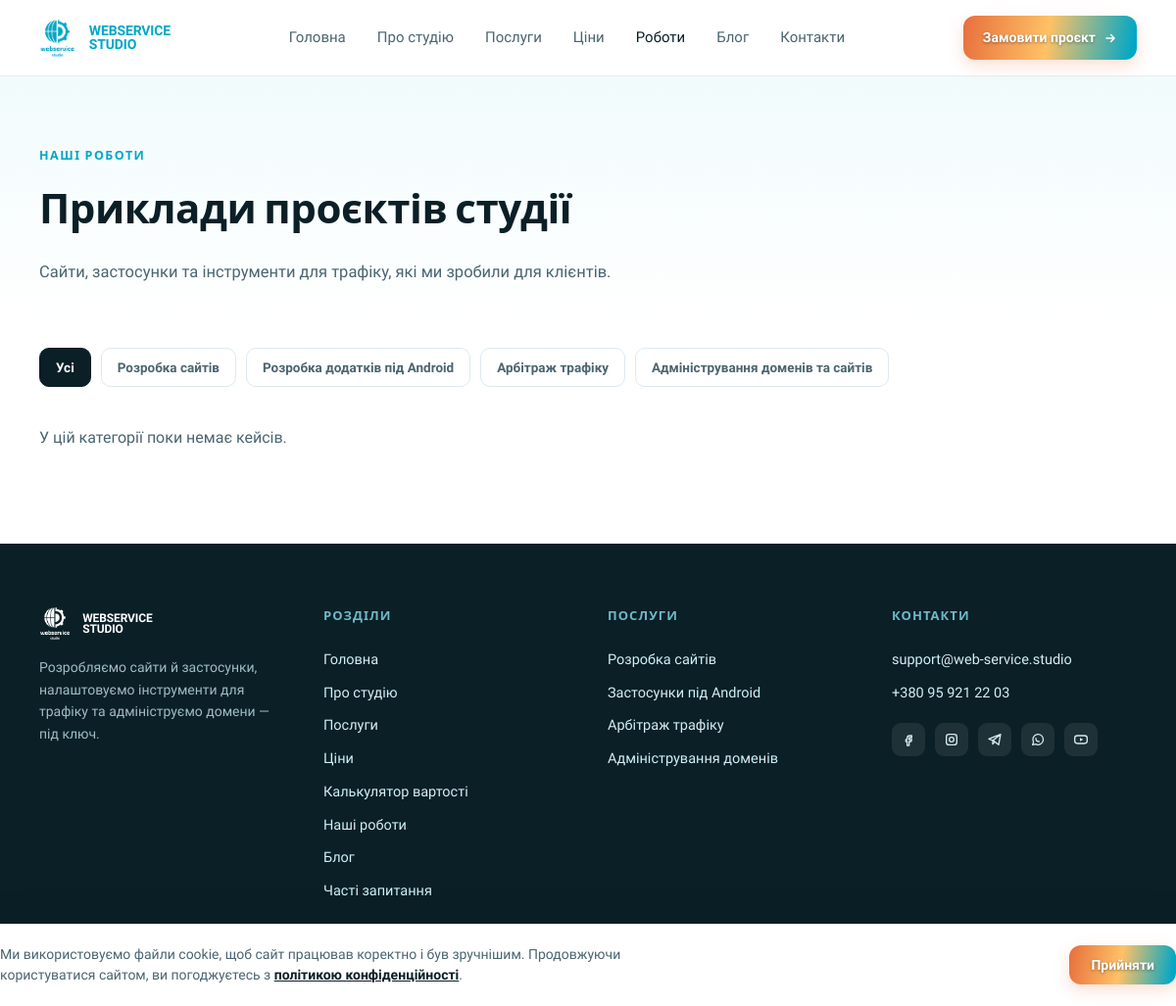
The app's page /portfolio with its own data.
### tables this page shows
CREATE TABLE service_categories (
    id          INT UNSIGNED AUTO_INCREMENT PRIMARY KEY,
    name        VARCHAR(150) NOT NULL,
    slug        VARCHAR(160) NOT NULL,
    sort_order  SMALLINT UNSIGNED NOT NULL DEFAULT 0,
    status      ENUM('published','hidden') NOT NULL DEFAULT 'published',
    created_at  TIMESTAMP NOT NULL DEFAULT CURRENT_TIMESTAMP,
    updated_at  TIMESTAMP NOT NULL DEFAULT CURRENT_TIMESTAMP ON UPDATE CURRENT_TIMESTAMP,
    UNIQUE KEY uq_service_categories_slug (slug)
);

### index.php (called while the page is built, shortened)
<?php
require __DIR__ . '/includes/Router.php';
$router = new Router();
$router->get('/assets/uploads/{path}', function (array $params) {
    Upload::serve($params['path'] ?? '');
});
$router->get('/', function () {
    require __DIR__ . '/templates/home.php';
});
$router->get('/poslugy', function () {
    require __DIR__ . '/templates/services.php';
});
$router->get('/tsiny', function () {
    require __DIR__ . '/templates/pricing.php';
});
$router->get('/kalkulyator', function () {
    require __DIR__ . '/templates/calculator.php';
});
$router->get('/portfolio', function () {
    require __DIR__ . '/templates/portfolio.php';
});
$router->get('/portfolio/{slug}', function (array $params) {
    require __DIR__ . '/templates/portfolio-case.php';
});
$router->get('/blog', function () {
    require __DIR__ . '/templates/blog.php';
});
$router->get('/blog/{slug}', function (array $params) {
    require __DIR__ . '/templates/blog-article.php';
});
$router->get('/kontakty', function () {
    require __DIR__ . '/templates/contacts.php';
});
$router->get('/sitemap.xml', function () {
    require __DIR__ . '/templates/sitemap.php';
});
$router->get('/karta-sajtu', function () {
    require __DIR__ . '/templates/sitemap-page.php';
});
$router->get('/chasti-zapytannya', function () {
    require __DIR__ . '/templates/faq.php';
});
$router->post('/kontakty', function () {
    require __DIR__ . '/templates/contacts-submit.php';
});
$router->get('/{slug}', function (array $params) {
    require __DIR__ . '/templates/page.php';
});
$router->dispatch($_SERVER['REQUEST_METHOD'], $_SERVER['REQUEST_URI']);

### includes/Database.php (called while the page is built, shortened)
<?php
final class Database
{
    private static ?PDO $instance = null;
    public static function connect(array $config): PDO
    {
        if (self::$instance !== null) {
            return self::$instance;
        }
        $db = $config['db'];
        $dsn = sprintf(
            'mysql:host=%s;port=%d;dbname=%s;charset=%s',
            $db['host'],
            $db['port'],
            $db['name'],
            $db['charset']
        );
        self::$instance = new PDO($dsn, $db['user'], $db['pass'], [
            PDO::ATTR_ERRMODE => PDO::ERRMODE_EXCEPTION,
            PDO::ATTR_DEFAULT_FETCH_MODE => PDO::FETCH_ASSOC,
            PDO::ATTR_EMULATE_PREPARES => false,
        ]);
        return self::$instance;
    }
}

### includes/Model.php (called while the page is built, shortened)
<?php
abstract class Model
{
    protected static function db(): PDO
    {
        return Database::connect($GLOBALS['config']);
    }
}

### includes/models/ServiceCategory.php (called while the page is built, shortened)
<?php
class ServiceCategory extends Model
{
    public static function published(): array
    {
        $stmt = static::db()->query("SELECT * FROM service_categories WHERE status = 'published' ORDER BY sort_order, name");
        return $stmt->fetchAll();
    }
}

### includes/helpers.php (called while the page is built, shortened)
<?php
function h($value): string
{
    return htmlspecialchars((string) $value, ENT_QUOTES, 'UTF-8');
}

### templates/portfolio.php (the view, shortened to what this page needs)
<?php
$categories = ServiceCategory::published();
$activeCategory = null;
$cases = PortfolioCase::publishedList($activeCategory ? (int) $activeCategory['id'] : null);
require __DIR__ . '/partials/header.php';
?>
<main>
  <div class="hero" style="padding-bottom:40px;">
    <div class="container">
      <span class="eyebrow">Наші роботи</span>
      <h1>Приклади проєктів студії</h1>
      <p class="lead">Сайти, застосунки та інструменти для трафіку, які ми зробили для клієнтів.</p>
    </div>
  </div>
  <div class="container">
    <div class="chip-row" style="padding:24px 0 40px;">
      <a href="/portfolio" class="chip <?= $activeCategory ? '' : 'active' ?>">Усі</a>
      <?php foreach ($categories as $cat): ?>
        <a href="/portfolio?category=<?= urlencode($cat['slug']) ?>" class="chip <?= ($activeCategory && $activeCategory['slug'] === $cat['slug']) ? 'active' : '' ?>"><?= h($cat['name']) ?></a>
      <?php endforeach; ?>
    </div>
    <?php if (empty($cases)): ?>
      <p style="color:var(--color-muted); padding-bottom:96px;">У цій категорії поки немає кейсів.</p>
    <?php endif; ?>
  </div>
</main>
<?php require __DIR__ . '/partials/footer.php'; ?>

### includes/Router.php (shortened to what this page needs)
<?php
final class Router
{
    private array $routes = [];
    public function get(string $pattern, callable $handler): void
    {
        $this->routes['GET'][$pattern] = $handler;
    }
    public function post(string $pattern, callable $handler): void
    {
        $this->routes['POST'][$pattern] = $handler;
    }
    public function dispatch(string $method, string $uri): void
    {
        $path = parse_url($uri, PHP_URL_PATH) ?? '/';
        $path = '/' . trim($path, '/');
        if ($path !== '/') {
            $path = rtrim($path, '/');
        }
        $lookupMethod = $method === 'HEAD' ? 'GET' : $method;
        $handlers = $this->routes[$lookupMethod] ?? [];
        foreach ($handlers as $pattern => $handler) {
            $regex = $this->compile($pattern);
            if (preg_match($regex, $path, $matches)) {
                $params = array_filter($matches, 'is_string', ARRAY_FILTER_USE_KEY);
                $handler($params);
                return;
            }
        }
    }
    private function compile(string $pattern): string
    {
        $regex = preg_replace_callback('#\{([a-zA-Z_]+)\}#', function (array $m): string {
            $inner = $m[1] === 'path' ? '.+' : '[^/]+';
            return '(?P<' . $m[1] . '>' . $inner . ')';
        }, $pattern);
        return '#^' . $regex . '$#u';
    }
}

### assets/css/main.css (style rules this page uses)
:root { --color-brand: #00A7C7; --color-brand-dark: #007C93; --color-ink: #0B1F26; --color-ink-soft: #34474E; --color-muted: #4B6570; --color-faint: #7C99A1; --color-border: #E4EEF0; --color-tint: #F1FBFC; --color-tint-2: #CDEEF3; --color-surface: #F7FBFC; --color-accent-orange: #E76F3D; --color-accent-peach: #FEAB6B; --color-accent-coral: #FF8A8A; --color-accent-gold: #FFC166; --color-accent-violet: #9693E6; --font-heading: 'Manrope', system-ui, sans-serif; --font-body: 'Work Sans', system-ui, sans-serif; --font-logo: 'Oswald', system-ui, sans-serif; }
* { box-sizing: border-box; }
html { overflow-x: clip; width: 100%; }
body { margin: 0; font-family: var(--font-body); background: #FFFFFF; color: var(--color-ink); line-height: 1.5; overflow-x: clip; width: 100%; }
h1, h2, h3, h4 { font-family: var(--font-heading); margin: 0 0 0.5em 0; letter-spacing: -0.01em; overflow-wrap: break-word; }
p { overflow-wrap: break-word; }
p { margin: 0; }
a { color: var(--color-brand); text-decoration: none; }
.container { max-width: 1360px; margin: 0 auto; padding: 0 40px; }
.eyebrow { font-family: var(--font-heading); font-weight: 700; font-size: 12.5px; letter-spacing: 0.12em; text-transform: uppercase; color: var(--color-brand); display: block; margin-bottom: 12px; }
.hero { background: linear-gradient(180deg, var(--color-tint) 0%, #FFFFFF 100%); padding: 72px 0 48px; }
.hero h1 { font-size: 42px; font-weight: 800; max-width: 720px; }
.hero p.lead { font-size: 16.5px; line-height: 1.6; color: var(--color-muted); max-width: 640px; margin-top: 18px; }
.chip { padding: 9px 16px; border-radius: 10px; font-size: 13.5px; font-weight: 600; border: 1.5px solid #DCEAEE; color: var(--color-muted); display: inline-flex; align-items: center; }
.chip.active { background: var(--color-ink); border-color: var(--color-ink); color: #FFFFFF; }
.chip-row { display: flex; flex-wrap: wrap; gap: 10px; }

### records on screen
service_categories: name "Розробка сайтів"
service_categories: name "Розробка додатків під Android"
service_categories: name "Арбітраж трафіку"
service_categories: name "Адміністрування доменів та сайтів"

### other values on screen
$label "Головна"
$label "Про студію"
$label "Послуги"
$label "Ціни"
$label "Роботи"
$label "Блог"
$label "Контакти"
$footerEmail "support@web-service.studio"
